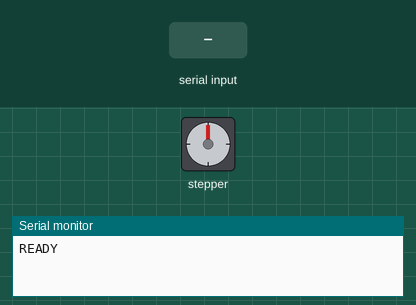
Simulated run of this sketch. Board: Arduino Uno, built with avr-gcc and run on an emulated ATmega328P. Parts: stepper motor, the last lines printed to the serial monitor. Wiring (inferred from the names in the program): stepper motor driver (200 steps per turn assumed): step pin 2; direction pin 3; enable pin 4. The inputs (shaded band) are chosen by the test bench.

Above: at 1.2 s.
1.3 s: "L90\n" received over Serial
At 2.6 s:
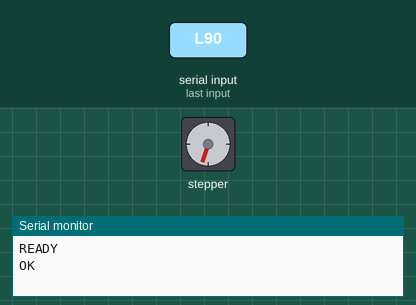
2.9 s: "L90\n" received over Serial
At 3.9 s:
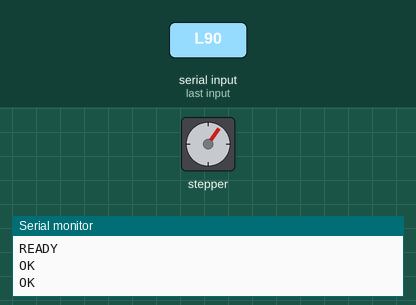
4.5 s: "R90\n" received over Serial
At 5.1 s:
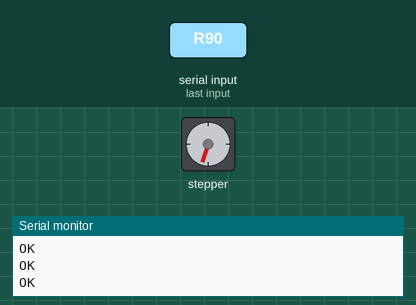
Timing chart, 0 to 7.5 s (numbered marks = the images above; inputs shaded):
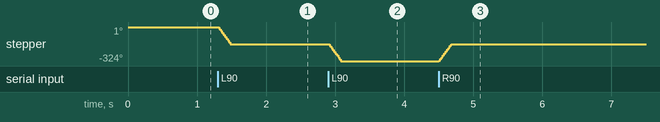

The sketch:

stepper_control.ino
```cpp
// Auto Face Tracker
const int STEP_PIN=2, DIR_PIN=3, EN_PIN=4;
void setup(){
  Serial.begin(115200);
  pinMode(STEP_PIN,OUTPUT);pinMode(DIR_PIN,OUTPUT);pinMode(EN_PIN,OUTPUT);
  digitalWrite(EN_PIN,LOW);
  Serial.println("READY");
}
void loop(){
  if(Serial.available()){
    String cmd=Serial.readStringUntil('\n');
    char dir=cmd.charAt(0);
    int steps=cmd.substring(1).toInt();
    if(dir=='L'||dir=='R'){
      digitalWrite(DIR_PIN,dir=='R');
      for(int i=0;i<steps;i++){
        digitalWrite(STEP_PIN,HIGH);delayMicroseconds(1000);
        digitalWrite(STEP_PIN,LOW);delayMicroseconds(1000);
      }
      Serial.println("OK");
    }
  }
}
```

Measured:
- after the input at 1.3 s, stepper: turns 162° counter-clockwise in 0.18 s, starting at once
- after the input at 2.9 s, stepper: turns 162° counter-clockwise in 0.18 s, starting at once
- after the input at 4.5 s, stepper: turns 162° clockwise in 0.18 s, starting at once
